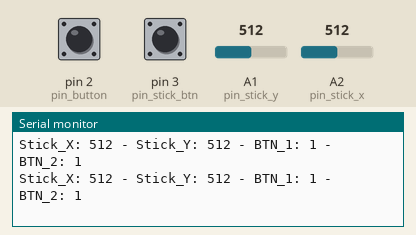
This sketch was run on a simulated Arduino Leonardo, built with avr-gcc and run on an emulated ATmega32U4. Shown: the last lines printed to the serial monitor. Inputs (shaded band) come from the test bench; at power-on: A1 (pin_stick_y) = 512, A2 (pin_stick_x) = 512, pin 2 (pin_button) HIGH, pin 3 (pin_stick_btn) HIGH. USB keyboard and mouse output is not drawn.

Above: at 1.2 s.
1.3 s: A1 (pin_stick_y) set to 716
At 2.3 s:
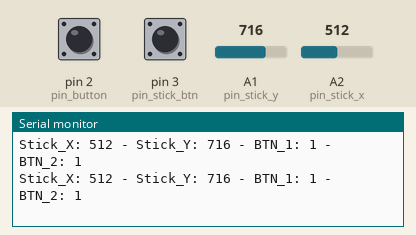
2.8 s: A2 (pin_stick_x) set to 716
At 3.8 s:
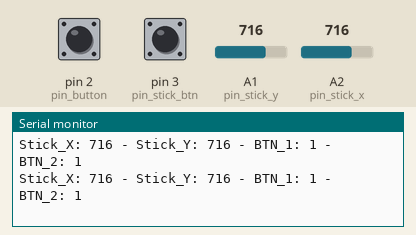
4.3 s: pin 2 (pin_button) pulled LOW for 0.15 s
5.9 s: pin 3 (pin_stick_btn) pulled LOW for 0.15 s
7.5 s: A1 (pin_stick_y) set to 900
At 8.0 s:
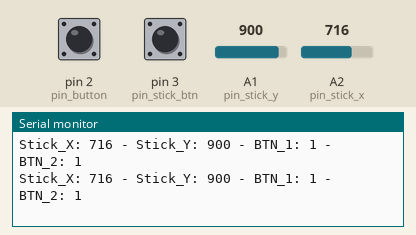
9.0 s: pin 2 (pin_button) pulled LOW for 1 s
Timing chart, 0 to 12.0 s (numbered marks = the images above; inputs shaded):
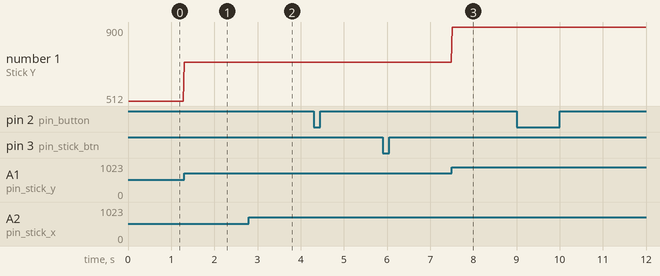

Measured:
- after the input at 1.3 s, the serial monitor: prints a new line at once (image 1)
- after the input at 2.8 s, the serial monitor: prints a new line at once (image 2)
- after the input at 7.5 s, the serial monitor: prints a new line at once (image 3)
- plotted number 1: 512 → 716 after the input at 1.3 s, 716 → 900 after the input at 7.5 s

The sketch:

simple_stick.ino
```cpp
#include "Joystick.h"

// Create Joystick
Joystick_ Joystick(JOYSTICK_DEFAULT_REPORT_ID,JOYSTICK_TYPE_JOYSTICK,
  2, 0,                  // Button Count, Hat Switch Count
  true, true, false,     // X and Y, but no Z Axis
  false, false, false,   // No Rx, Ry, or Rz
  false, false,          // No rudder or throttle
  false, false, false);  // No accelerator, brake, or steering

// Debug flag
  bool debug = 1;


// Variables for Stick Values
  int stick_x;
  int stick_y;
  int btn_1;
  int btn_2;

// Define the pins
  int pin_stick_x = A2;
  int pin_stick_y = A1;
  int pin_stick_btn = 3;
  int pin_button = 2;

// Timer variable for triggers
  unsigned long joystick_timer=0;
  int joystick_trigger = 20;

void setup() {
  Joystick.begin();

  //  Buttons
    pinMode(pin_stick_btn, INPUT_PULLUP);
    pinMode(pin_button, INPUT_PULLUP);
  // Start serial debug output
    while (!Serial);
      Serial.begin(115200);
      Serial.println(F("Startup"));
}

void loop() {
   // Process the Joystick
  if(millis() - joystick_timer > joystick_trigger)
  {
      joystick_timer = millis();

      stick_x = analogRead(pin_stick_x);
      stick_y = analogRead(pin_stick_y);
      btn_1 = digitalRead(pin_stick_btn);
      btn_2 = digitalRead(pin_button);

      if ( debug == 1 )
        {
          Serial.print(F("Stick_X: "));
          Serial.print(stick_x);
          Serial.print(F(" - Stick_Y: "));
          Serial.print(stick_y);
          Serial.print(F(" - BTN_1: "));
          Serial.print(btn_1);
          Serial.print(F(" - BTN_2: "));
          Serial.println(btn_2);
        };
  };
      Joystick.setXAxis(stick_x);
      Joystick.setYAxis(stick_y);
      if (  btn_1 == 1 )
        {
          Joystick.releaseButton(0);
        }
      else
        {
          Joystick.pressButton(0);
        }
      if (  btn_2 == 1 )
        {
          Joystick.releaseButton(1);
        }
      else
        {
          Joystick.pressButton(1);
        }
}
```
